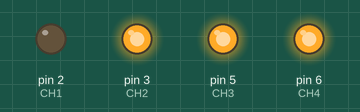
Simulated run of this sketch. Board: Arduino Uno, built with avr-gcc and run on an emulated ATmega328P. Shown: output pins drawn as LEDs (lit = HIGH).

Above: at 0.5 s.
At 2.5 s:
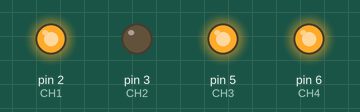
At 4.5 s:
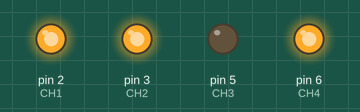
At 6.5 s:
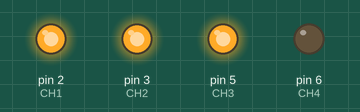
At 9.5 s:
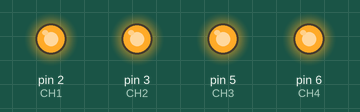
Timing chart, 0 to 10.4 s (numbered marks = the images above):
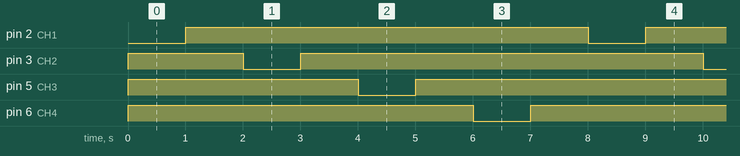

Measured:
- by itself, pin 2 (CH1), pin 3 (CH2), pin 5 (CH3), pin 6 (CH4): alternates HIGH for 7.0 s and LOW for 1.0 s
- by itself, everything shown: repeats every 8.0 s, in 8 steps

The sketch:

4_RELAY_TEST.ino
```cpp
/*
  Autor: Edgar Cano
  Rev: 09/04/2024
*/
const int CH1 = 2;
const int CH2 = 3;
const int CH3 = 5;
const int CH4 = 6;

void setup(){
  pinMode(CH1, OUTPUT);
  pinMode(CH2, OUTPUT);
  pinMode(CH3, OUTPUT);
  pinMode(CH4, OUTPUT);
  digitalWrite(CH1, HIGH);
  digitalWrite(CH2, HIGH);
  digitalWrite(CH3, HIGH);
  digitalWrite(CH4, HIGH);
}

void loop() {

      digitalWrite(CH1, LOW);
      delay(1000);
      digitalWrite(CH1, HIGH);
      delay(1000);

      digitalWrite(CH2, LOW);
      delay(1000);
      digitalWrite(CH2, HIGH);
      delay(1000);

      digitalWrite(CH3, LOW);
      delay(1000);
      digitalWrite(CH3, HIGH);
      delay(1000);

      digitalWrite(CH4, LOW);
      delay(1000);
      digitalWrite(CH4, HIGH);
      delay(1000);

}
```
